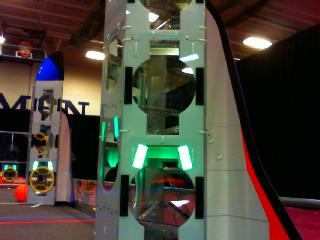
#> input picture my example for myself/images/far_rocket.jpg, 320 x 240 px, given in place of the camera
$ python vision.py   (older library calls are emulated)
#> lines starting #> are read from the running program, lines starting #| are printed output that depends on the picture; after the words box and inside, x2 and y2 are one past the last pixel; in counts of white or black regions, pixels touching at a corner belong together
# -*- coding: utf-8 -*-
"""
Created on Fri Jun 14 18:15:06 2019

@author: Emre Candabakoglu for Sneaky Snakes
"""

import cv2  # import opencv -1-
import numpy as np  # import numpy -1-


def nothing(x):
    pass


cap = cv2.VideoCapture(0)  # Define Camera Port 0 for Webcam

cv2.namedWindow('Colorbars')  # Create trackbars named Colorbars

bh = 'Blue High'
bl = 'Blue Low'
gh = 'Green High'
gl = 'Green Low'
rh = 'Red High'
rl = 'Red Low'
wnd = 'Colorbars'

cv2.createTrackbar(bl, wnd, 0, 255, nothing)  # Blue Low
cv2.createTrackbar(bh, wnd, 0, 255, nothing)  # Blue High
cv2.createTrackbar(gl, wnd, 0, 255, nothing)  # Green Low
cv2.createTrackbar(gh, wnd, 0, 255, nothing)  # Green High
cv2.createTrackbar(rl, wnd, 0, 255, nothing)  # Red Low
cv2.createTrackbar(rh, wnd, 0, 255, nothing)  # Red High

while True:  # -1-

    ret, frame = cap.read()  # Read Camera
#> frame is the input picture: shape (240, 320, 3); mean B, G, R 55.9, 67.5, 71.8
    # cv2.imshow("Video Capture", frame) # Show Camera

    lower_green = np.array([102, 246, 223])  # Minimum RGB or HSV values -2-
    upper_green = np.array([255, 255, 255])  # Maximum RGB or HSV values -2-

    # Read image from folder direction -1-
    test_image = cv2.imread('images/middle_rocket.jpg')
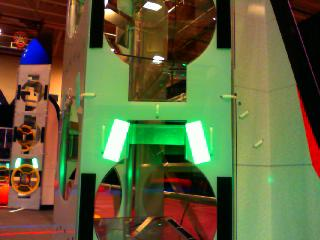
#> input picture my example for myself/images/middle_rocket.jpg, 320 x 240 px
#> test_image is the input picture: shape (240, 320, 3); mean B, G, R 59.2, 97.9, 97.2
    # test_image = cv2.cvtColor(test_image,cv2.COLOR_BGR2HSV) # RGB to HSV
    # cv2.imshow('Test',test_image) # Show test image -1-

    resizedImage = cv2.resize(test_image, (300, 300))  # Resize image 300x300
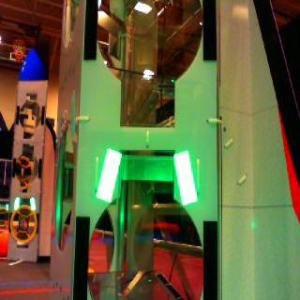
#> resizedImage: shape (300, 300, 3); mean B, G, R 59.1, 97.8, 97.1
    resizedImage = resizedImage[125:300, 0:300]
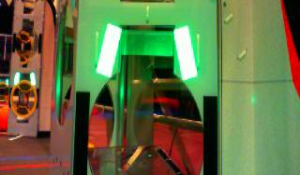
#> resizedImage: shape (175, 300, 3); mean B, G, R 67.8, 111.6, 99.8
    cv2.imshow('Resized', resizedImage)  # Show resized image

    # inRange looks for objects between lower and upper green values
    staticColorImage = cv2.inRange(resizedImage, lower_green, upper_green)
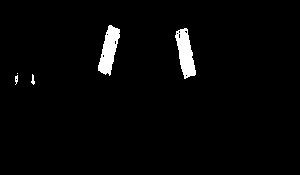
#> staticColorImage: shape (175, 300); 2.5% white; 5 white regions (1 under 20 px), largest, box (x1, y1, x2, y2) and area: (98, 25, 120, 76) 627, (175, 28, 196, 79) 622, (31, 74, 35, 85) 25, (15, 75, 18, 85) 21

    # cv2.imshow('Static Color Image',staticColorImage) # Show static color
    # image

    bLow = cv2.getTrackbarPos(bl, wnd)
    bHigh = cv2.getTrackbarPos(bh, wnd)
    gLow = cv2.getTrackbarPos(gl, wnd)
    gHigh = cv2.getTrackbarPos(gh, wnd)
    rLow = cv2.getTrackbarPos(rl, wnd)
    rHigh = cv2.getTrackbarPos(rh, wnd)

    # Define new lower color array depends on trackbar positions
    rgbLow = np.array([bLow, gLow, rLow])
    # Define new upper color array depends on trackbar positions
    rgbHigh = np.array([bHigh, gHigh, rHigh])

    # Look for values coming from trackbars
    maskedImage = cv2.inRange(test_image, rgbLow, rgbHigh)
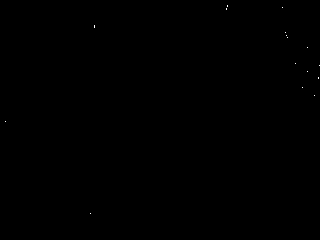
#> maskedImage: shape (240, 320); 0.03% white in thin lines or dots, all inside (x1, y1, x2, y2) = (5, 5, 320, 214)

    cv2.imshow("Masked Image", maskedImage)

    kernel = np.ones((10, 10), np.uint8)
    openedImage = cv2.morphologyEx(
        maskedImage,
        cv2.MORPH_OPEN,
        kernel)  # Applying morphological operations
#> openedImage: shape (240, 320); every value is 0
    kernel = np.ones((30, 30), np.uint8)
    openedImage = cv2.morphologyEx(openedImage, cv2.MORPH_CLOSE, kernel)
    cv2.imshow('opened', openedImage)

    # cv2.CHAIN_APPROX_NONE finds all the contour points around the object.
    # (Lots of points - sometimes needed for operation)
    # cv2.CHAIN_APPROX_SIMPLE finds just the edges. (Less point -memory saving)
    contourImage, contours, hierarchy = cv2.findContours(
        staticColorImage, cv2.RETR_EXTERNAL, cv2.CHAIN_APPROX_NONE)  # cv2.CHAIN_APPROX_SIMPLE)
#> contours = 5 contours, 3 with area under 20; largest, box (x1, y1, x2, y2) and area: (98, 25, 120, 76) 576, (175, 28, 196, 79) 575
    contourIndexes = []
    contourCounter = 0

    for contour in contours:
        contourIndexes.append(contourCounter)
        contourCounter += 1
        print(contourIndexes)
#> this loop made 5 passes
#> contour on pass 3: [[17, 73]]
#| [0]
#| [0, 1]
#| [0, 1, 2]
#| [0, 1, 2, 3]
#| [0, 1, 2, 3, 4]
#> after the loop, contourCounter = 5; contourIndexes = [0, 1, 2, 3, 4]

    cnt = contours[contourIndexes[-1]]
#> cnt = contour of 113 points, box (x1, y1, x2, y2) (98, 25, 120, 76), area 576
    cnt2 = contours[contourIndexes[-2]]
#> cnt2 = contour of 114 points, box (x1, y1, x2, y2) (175, 28, 196, 79), area 575
    cv2.drawContours(resizedImage, [cnt], 0, (255, 0, 0), 4)
    cv2.drawContours(resizedImage, [cnt2], 0, (255, 0, 0), 4)
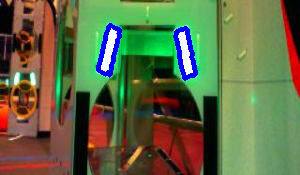
#> resizedImage: shape (175, 300, 3); mean B, G, R 68.4, 106.3, 95.4
    x, y, w, h = cv2.boundingRect(cnt)
#> x = 98; y = 25; w = 22; h = 51
    x2, y2, w2, h2 = cv2.boundingRect(cnt2)
#> x2 = 175; y2 = 28; w2 = 21; h2 = 51

    cv2.imshow('Filled Image', resizedImage)

    keyPressed = cv2.waitKey(1)
#> (key Esc is pressed here)
    if keyPressed == 27:
        break
cv2.destroyAllWindows()
